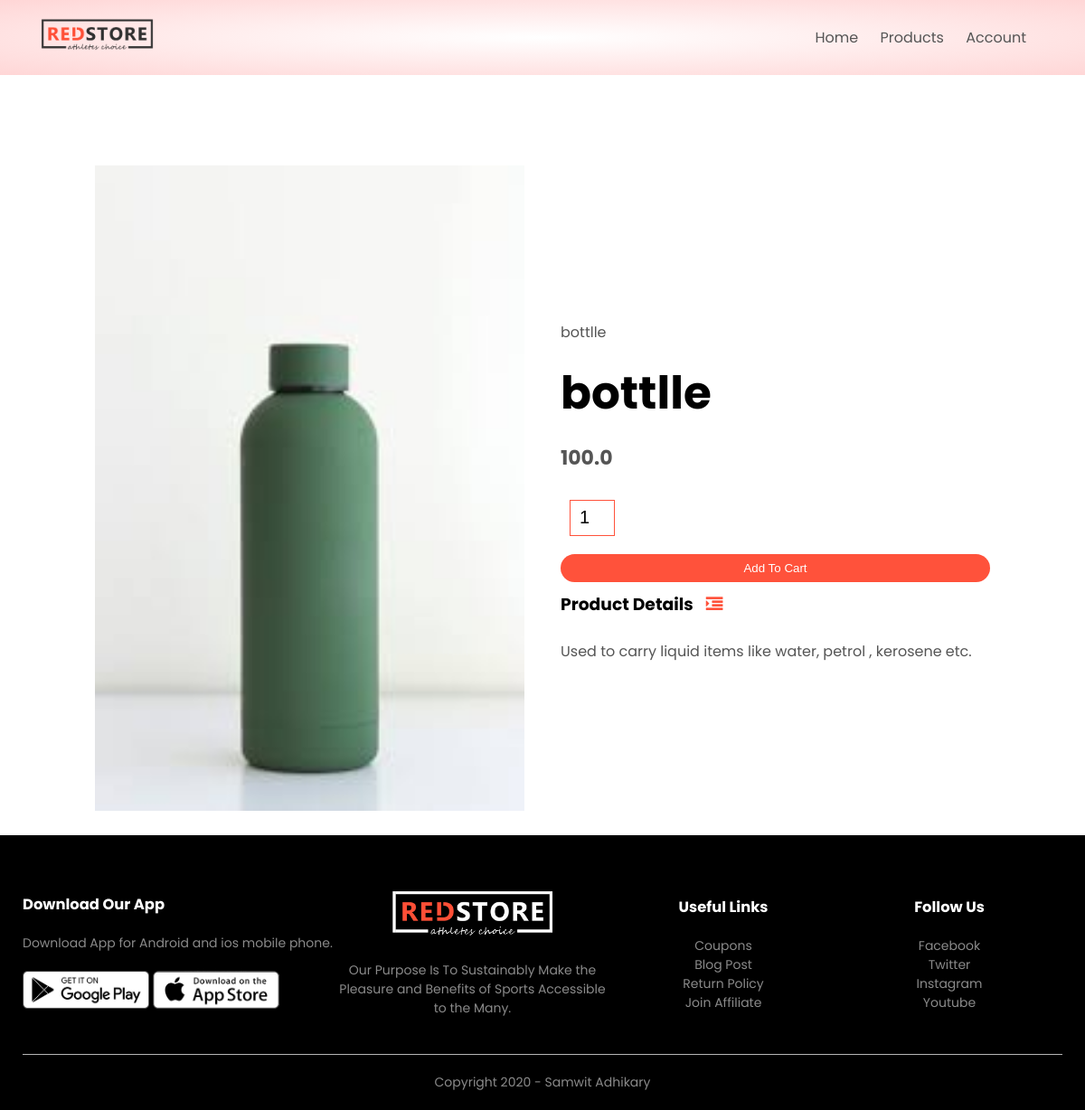
Screenshot of /product_details/3 with the database file from the repository.
### products/models.py (models this page shows, shortened)
class Products(models.Model):
    LIVE=1
    DELETE=0
    DELETE_CHOICES=((LIVE,'Live'),(DELETE,'Delete'))
    title=models.CharField(max_length=200)
    price=models.FloatField()
    description=models.TextField()
    image=models.ImageField(upload_to='media/')
    priority=models.IntegerField(default=0)
    delete_status=models.IntegerField(choices=DELETE_CHOICES,default=LIVE)
    created_at=models.DateTimeField(auto_now_add=True)
    updated_at=models.DateTimeField(auto_now=True)

### products/views.py (the view)
# urls.py: path('product_details/<pk>', views.detail_product, name='detail_product')
def detail_product(request,pk):
    product=Products.objects.get(pk=pk)
    context = {'product': product}
    return render(request, 'product_detail.html', context)

### templates/product_detail.html
{% extends "blank_layout.html" %}
{% block content %}
{% include 'product_description.html' %}
{% endblock content %}

### templates/product_description.html (shortened to what this page needs)
{% load static %}
<div class="small-container single-product">
    <div class="row">
        <div class="col-2">
            <img src="{{ product.image.url}}" width="100%" id="ProductImg">
        </div>
        <div class="col-2">
            <p>{{ product.title }}</p>
            <h1>{{ product.title }}</h1>
            <h4>{{ product.price }}</h4>
            <form method="post" action="{% url 'add_to_cart' %}" enctype="multipart/form-data">
            <input type="number" name="quantity" value="1">
            <button type="submit" class="btn" >Add To Cart</button>
            </form>
            <h3>Product Details <i class="fa fa-indent"></i></h3>
            <br>
            <p>{{ product.description }}</p>
        </div>
    </div>
</div>

### static/css/style.css (style rules this page uses)
* { margin: 0; padding: 0; box-sizing: border-box; }
body { font-family: 'Poppins', sans-serif; }
p { color: #555; }
.row { display: flex; align-items: center; flex-wrap: wrap; justify-content: space-around; }
.col-2 { flex-basis: 50%; min-width: 300px; }
.col-2 img { max-width: 100%; padding: 50px 0; }
.col-2 h1 { font-size: 50px; line-height: 60px; margin: 25px 0; }
.btn { display: inline-block; background: #ff523b; color: white; padding: 8px 30px; margin: 30px 0; border-radius: 30px; transition: background 0.5s; }
.small-container { max-width: 1080px; margin: auto; padding-left: 25px; padding-right: 25px; }
h4 { color: #555; font-weight: normal; }
.single-product { margin-top: 80px; }
.single-product .col-2 img { padding: 0; }
.single-product .col-2 { padding: 20px; }
.single-product h4 { margin: 20px 0; font-size: 22px; font-weight: bold; }
.single-product input { width: 50px; height: 40px; padding-left: 10px; font-size: 20px; margin-left: 10px; border: 1px solid #ff523b; margin-right: 10px; }
.single-product .fa { color: #ff523b; margin-left: 10px; }
form input { width: 100%; height: 30px; margin: 10px 0; padding: 0 10px; border: 1px solid #ccc; }
form .btn { width: 100%; border: none; cursor: pointer; margin: 10px 0; }

### rows the page displays
Products: image (picture), title "bottlle", price "100.0", description "Used to carry liquid items like water, petrol , kerosene etc."
